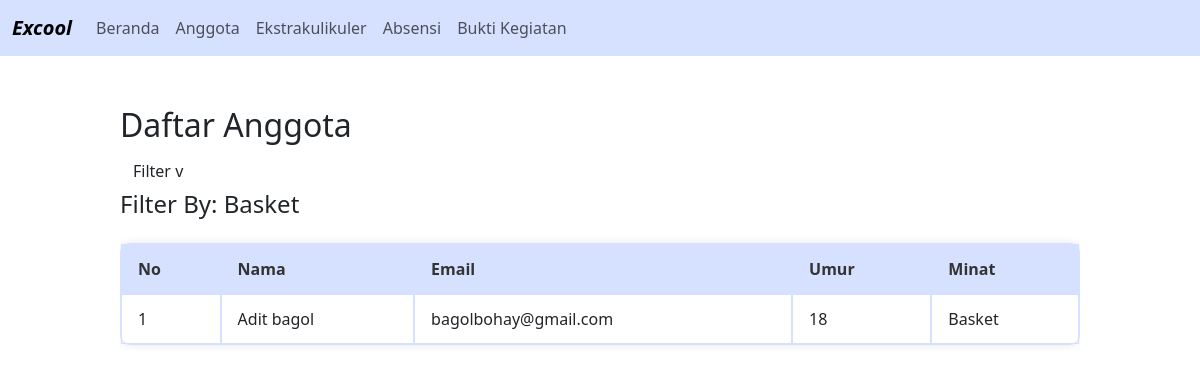
The app's page /index.php?p=anggota&filter=Basket with its own data.
### tables this page shows
CREATE TABLE `anggota` (
  `id` int(11) NOT NULL,
  `nama` varchar(100) DEFAULT NULL,
  `email` varchar(100) DEFAULT NULL,
  `umur` int(11) DEFAULT NULL,
  `id_ekstra` int(11) DEFAULT NULL
);

CREATE TABLE `ekstra` (
  `id_ekstra` int(11) NOT NULL,
  `nama_ekstra` varchar(60) NOT NULL,
  `deskripsi` varchar(255) NOT NULL,
  `foto` blob NOT NULL
);

### page/anggota.php (the view, shortened to what this page needs)
<h2>Daftar Anggota</h2>
<a class="btn" data-bs-toggle="collapse" href="#filter" role="button" aria-expanded="<?= isset($_GET['filter']) && $_GET['filter'] !== '' ? 'true' : 'false' ?>" aria-controls="filter">
    Filter v
</a>
<?php
  include 'config.php';
  $filterActive = isset($_GET['filter']) && $_GET['filter'] !== '';
?>
<?php
if ($filterActive) {
?>
<h4>Filter By: <?= htmlspecialchars($_GET['filter']) ?></h4>
<div class="kf-overflowed">
<table>
  <thead>
    <th>No</th>
    <th>Nama</th>
    <th>Email</th>
    <th>Umur</th>
    <th>Minat</th>
  </thead>
  <?php
      $get = mysqli_real_escape_string($conn, $_GET['filter']);
      if ($get == "all") {
        $result2 = mysqli_query($conn, "SELECT anggota.*, ekstra.nama_ekstra AS minat
        FROM anggota
        JOIN ekstra ON anggota.id_ekstra = ekstra.id_ekstra
        ORDER BY minat ASC;
        ");
      } else {
        $result2 = mysqli_query($conn, "SELECT anggota.*, ekstra.nama_ekstra AS minat
        FROM anggota
        JOIN ekstra ON anggota.id_ekstra = ekstra.id_ekstra
        WHERE ekstra.nama_ekstra = '$get'
        ORDER BY minat ASC;
        ");
      }
      $no = 1;
      while ($row2 = mysqli_fetch_assoc($result2)) {
          echo "<tbody>
                  <td>{$no}</td>
                  <td>" . htmlspecialchars($row2['nama']) . "</td>
                  <td>" . htmlspecialchars($row2['email']) . "</td>
                  <td>" . htmlspecialchars($row2['umur']) . "</td>
                  <td>" . htmlspecialchars($row2['minat']) . "</td>
              </tbody>";
          $no++;
      }
    }
  ?>
</table>
</div>

### view/core.css (style rules this page uses)
:root { --cyan: #cceeff; --blue: #ccccff; --cyan-lightest: #e6faff; --cyan-light: #d6f0fb; --cyan-mid: #a0e7ff; --cyan-dark: #66d9ef; --cyan-deep: #2ec4dd; --blue-lightest: #f0f4ff; --blue-light: #d6e0ff; --blue-mid: #a6baff; --blue-dark: #668cff; --blue-deep: #3c5ce7; --white: #ffffff; --gray-light: #f9f9f9; --gray-border: #ccc; --text-dark: #333; --red: #FF2C2C; }
html { font-family: 'Arial'; }
body { margin: 0; }
.kf-overflowed { overflow: auto; }
table { width: 100%; border-collapse: separate; border-spacing: 0; border-radius: 10px; margin: 1em 0; background-color: #ffffff; border: 1px solid var(--blue-light); box-shadow: 0 0 8px rgba(0,0,0,0.1); }
table th, table td { padding: 12px 16px; border: 1px solid var(--blue-light); text-align: left; }
table thead { background-color: var(--blue-light); color: #333; }

### records on screen
anggota: nama "Adit bagol", email "bagolbohay@gmail.com", umur "18", id_ekstra.nama_ekstra "Basket"

### other values on screen
$_GET['filter'] "Basket"
